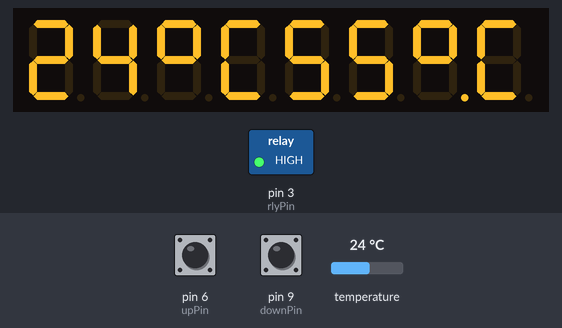
The sketch below on a simulated Arduino Uno, built with avr-gcc and run on an emulated ATmega328P. Shown: 8-digit seven-segment display, switched loads named in the sketch (green lamp = pin HIGH). The test bench sets the inputs (shaded band); at power-on: temperature 24 °C, pin 9 (downPin) HIGH, pin 6 (upPin) HIGH. EEPROM starts erased.

Above: at 2.3 s.
2.4 s: temperature set to 12 °C
At 3.4 s:
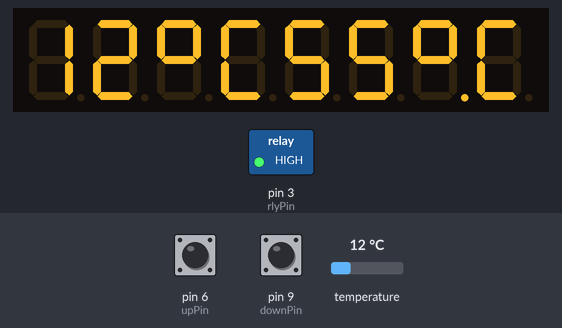
4.5 s: pin 9 (downPin) pulled LOW for 0.95 s
At 6.2 s:
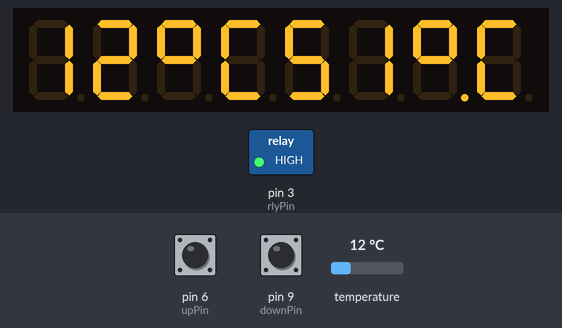
6.9 s: pin 6 (upPin) pulled LOW for 0.95 s
At 8.1 s:
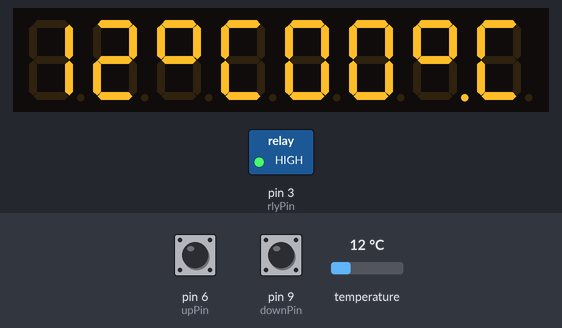
9.3 s: temperature set to 19 °C
12.9 s: pin 9 (downPin) pulled LOW for 0.95 s
At 14.3 s:
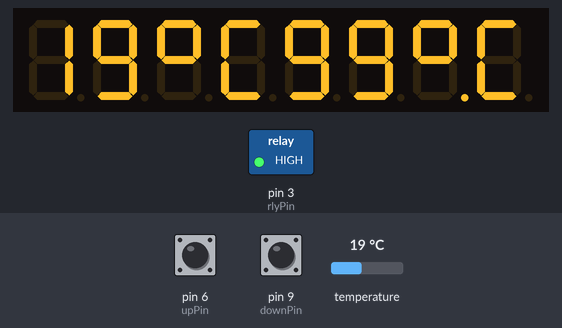
15.3 s: temperature set to 28 °C
At 19.76 s:
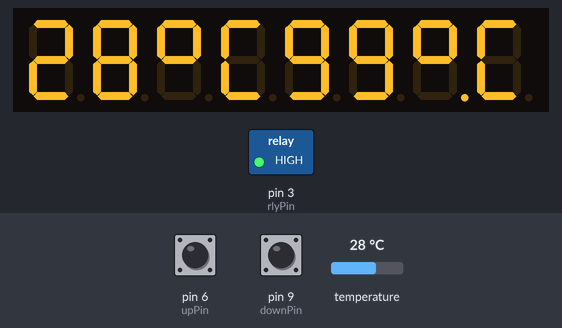
Timing chart, 0 to 19.9 s (numbered marks = the images above; inputs shaded):
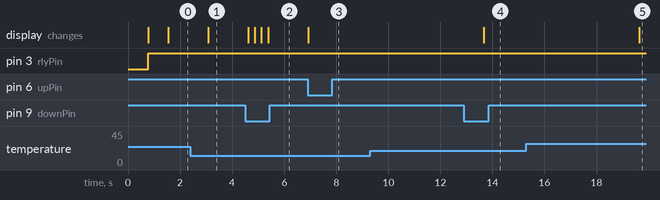

The sketch:

Thermostat.ino
```cpp
// (licence header left out)
#include <OneWire.h> // from http://playground.arduino.cc/Learning/OneWire
#include <DallasTemperature.h> // from http://www.hacktronics.com/code/DallasTemperature.zip. When adding this to your IDE, ensure the .h and .cpp files are in the top directory of the library.
#include <EEPROM.h>
#include "LedControl.h"
LedControl lc = LedControl(12, 11, 10, 1); //Tells LedControl where our hardware is connected.
#define ONE_WIRE_BUS 8 // Data wire from temp sensor is plugged into pin 8 on the Arduino
OneWire oneWire(ONE_WIRE_BUS); // Setup a oneWire instance to communicate with any OneWire devices
DallasTemperature sensors(&oneWire); // Pass our oneWire reference to Dallas Temperature.

// define constants & global variables
const int rlyPin = 3; //defines pin the relay is connected to. relay is active low
int Timer = 0; //timer is off to start
const int upPin = 6;
const int downPin = 9;
int setPoint; // temperature set point
int setPointTimer = 0; // timer to prevent setPointAdjust loop from returning to main loop
int setPointEEPROM; // Set point value stored in EEPROM
int tempC; // Temperature in degrees C
boolean heaterOn; // true if heater on

void setup()
{

  lc.shutdown(0, false); // Wake up the MAX 72xx controller
  lc.setIntensity(0, 8); // Set the display brightness
  lc.clearDisplay(0); //Clear the display
  pinMode (rlyPin, OUTPUT); // sets our relay pin
  digitalWrite (rlyPin, LOW); // sets the relay off for default condition.
  pinMode (upPin, INPUT_PULLUP); // sets up control pin
  pinMode (downPin, INPUT_PULLUP); // sets down control pin
  setPoint = EEPROM.read(0); // get the stored set point
  sensors.begin(); // start up the Dallas temperature sensors
}

void loop()
{
  setPointAdjust (); // calls the adjust set point routine
  sensors.requestTemperatures(); // Request temperature
  tempC = sensors.getTempCByIndex(0); // set the temperature in degrees C from the first sensor in line, rather than by address.
  updateDisplay (); // update the display
  if (tempC >= (setPoint)) { // if the temperature is greater than or at the setpoint, switch the heater off
    digitalWrite (rlyPin, LOW); // switch heater off
    heaterOn = false;// set the flag (used in updateDisplay)
  }
  else {
    digitalWrite (rlyPin, HIGH);// switch heater on
    heaterOn = true;
  }
}

void setPointAdjust () { // check the up down controls, and adjust the set point as required

  if (digitalRead (upPin) == false) { // if the up switch is pressed, increment the set point
    setPoint++;
    if (setPoint >= 101) { // limit the set point to 100 degrees
      setPoint = 100;
    }
    updateDisplay ();
    delay (200); // sensible delay to stop the set point being incremented too fast
    setPointTimer = 100; // delay number of loops before returning to main loop
  }
  if (digitalRead (downPin) == false) { // same as above for decrement
    setPoint--;
    if (setPoint <= 0 ) { // minimum set point is 1 degree
      setPoint = 1;
    }
    updateDisplay ();
    delay (200);
    setPointTimer = 100;
  }

  if (setPointTimer == 0) { // delay return to loop for 100 operations, then write to EEPROM and return to main loop
    setPointEEPROM = EEPROM.read(0);
    if (setPointEEPROM != setPoint) { // if the value changed, write new value to the EEPROM
      EEPROM.write(0, setPoint);

    }
    return;
  }

  setPointTimer --;
  delay (50);
  setPointAdjust (); // loop back round unit the setPointTimer has expired
}

void updateDisplay () { // update the LED display
  int tempUnit = (tempC % 10); // units of temp
  int tempTen = (tempC / 10) % 10; // tens of temp
  int setPointUnit = (setPoint % 10); // units of setpoint
  int setPointTen = (setPoint / 10) % 10; // tens of setpoint
  lc.setDigit (0, 7, tempTen, false); // write info to display
  lc.setDigit (0, 6, tempUnit, false);
  lc.setRow(0, 5, B01100011); //degree symbol
  lc.setRow(0, 4, B01001110); // display C
  lc.setDigit (0, 3, setPointTen, false);
  lc.setDigit (0, 2, setPointUnit, false);
  lc.setRow(0, 0, B01001110); // display C
  if (heaterOn == true) { // set decimal place on if the heater is on, on last display.
    lc.setRow(0, 1, B11100011); // degree symbol with decimal place set

  }
  else {
    lc.setRow(0, 1, B01100011); //degree symbol
  }

}
/*
   Copyright (c) 2017 Andrew Doswell

   Permission is hereby granted, free of charge, to any person obtaining a copy
   of this software and associated documentation files (the "Software"), to deal
   in the Software without restriction, including without limitation the rights
   to use, copy, modify, merge, publish, distribute and sublicense
   copies of the Software, and to permit persons to whom the Software is
   furnished to do so, subject to the following conditions:

   The above copyright notice and this permission notice shall be included in
   all copies or substantial portions of the Software.

   Any commercial use is prohibited without prior arrangement.

   THE SOFTWARE IS PROVIDED "AS IS", WITHOUT WARRANTY OF ANY KIND, EXPRESS OR
   IMPLIED, INCLUDING BUT NOT LIMITED TO THE WARRANTIES OF MERCHANTABILITY,
   FITNESS FOR A PARTICULAR PURPOSE AND NONINFRINGEMENT. IN NO EVENT SHALL THE
   AUTHOR(S) OR COPYRIGHT HOLDER(S) BE LIABLE FOR ANY CLAIM, DAMAGES OR OTHER
   LIABILITY, WHETHER IN AN ACTION OF CONTRACT, TORT OR OTHERWISE, ARISING FROM,
   OUT OF OR IN CONNECTION WITH THE SOFTWARE OR THE USE OR OTHER DEALINGS IN
   THE SOFTWARE.
*/
```

Measured:
- after the input at 2.4 s, the display: changes after 0.68 s (image 1)
- after the input at 4.5 s, the display: first changes after 0.12 s (image 2 shows a later state)
- after the input at 6.9 s, the display: changes at once (image 3)
- after the input at 9.3 s, every drawn part: stays the same
- after the input at 12.9 s, the display: first differs from a run without the input after 0.76 s (image 4)
- after the input at 15.3 s, the display: changes after 4.3 s (image 5)
